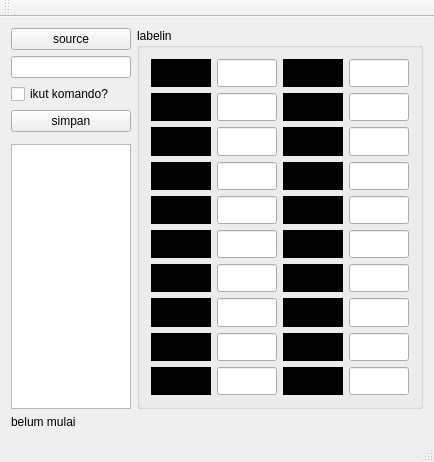
<?xml version="1.0" encoding="UTF-8"?>
<ui version="4.0">
 <class>MainWindow</class>
 <widget class="QMainWindow" name="MainWindow">
  <property name="geometry">
   <rect>
    <x>0</x>
    <y>0</y>
    <width>434</width>
    <height>462</height>
   </rect>
  </property>
  <property name="maximumSize">
   <size>
    <width>16777215</width>
    <height>16777215</height>
   </size>
  </property>
  <property name="windowTitle">
   <string>MainWindow</string>
  </property>
  <widget class="QWidget" name="centralWidget">
   <layout class="QGridLayout" name="gridLayout_3">
    <item row="0" column="1" rowspan="4">
     <widget class="QGroupBox" name="groupBox">
      <property name="title">
       <string>labelin</string>
      </property>
      <layout class="QGridLayout" name="gridLayout">
       <item row="0" column="0">
        <widget class="QLabel" name="label">
         <property name="minimumSize">
          <size>
           <width>60</width>
           <height>25</height>
          </size>
         </property>
         <property name="maximumSize">
          <size>
           <width>120</width>
           <height>50</height>
          </size>
         </property>
         <property name="styleSheet">
          <string notr="true">background-color: rgb(0, 0, 0);</string>
         </property>
         <property name="text">
          <string/>
         </property>
        </widget>
       </item>
       <item row="0" column="1">
        <widget class="QLineEdit" name="lineEdit">
         <property name="minimumSize">
          <size>
           <width>60</width>
           <height>25</height>
          </size>
         </property>
         <property name="maximumSize">
          <size>
           <width>120</width>
           <height>50</height>
          </size>
         </property>
         <property name="font">
          <font>
           <pointsize>11</pointsize>
           <weight>75</weight>
           <bold>true</bold>
          </font>
         </property>
        </widget>
       </item>
       <item row="0" column="2">
        <widget class="QLabel" name="label_16">
         <property name="minimumSize">
          <size>
           <width>60</width>
           <height>25</height>
          </size>
         </property>
         <property name="maximumSize">
          <size>
           <width>120</width>
           <height>50</height>
          </size>
         </property>
         <property name="styleSheet">
          <string notr="true">background-color: rgb(0, 0, 0);</string>
         </property>
         <property name="text">
          <string/>
         </property>
        </widget>
       </item>
       <item row="0" column="3">
        <widget class="QLineEdit" name="lineEdit_16">
         <property name="minimumSize">
          <size>
           <width>60</width>
           <height>25</height>
          </size>
         </property>
         <property name="maximumSize">
          <size>
           <width>120</width>
           <height>50</height>
          </size>
         </property>
         <property name="font">
          <font>
           <pointsize>11</pointsize>
           <weight>75</weight>
           <bold>true</bold>
          </font>
         </property>
        </widget>
       </item>
       <item row="1" column="0">
        <widget class="QLabel" name="label_2">
         <property name="minimumSize">
          <size>
           <width>60</width>
           <height>25</height>
          </size>
         </property>
         <property name="maximumSize">
          <size>
           <width>120</width>
           <height>50</height>
          </size>
         </property>
         <property name="styleSheet">
          <string notr="true">background-color: rgb(0, 0, 0);</string>
         </property>
         <property name="text">
          <string/>
         </property>
        </widget>
       </item>
       <item row="1" column="1">
        <widget class="QLineEdit" name="lineEdit_2">
         <property name="minimumSize">
          <size>
           <width>60</width>
           <height>25</height>
          </size>
         </property>
         <property name="maximumSize">
          <size>
           <width>120</width>
           <height>50</height>
          </size>
         </property>
         <property name="font">
          <font>
           <pointsize>11</pointsize>
           <weight>75</weight>
           <bold>true</bold>
          </font>
         </property>
        </widget>
       </item>
       <item row="1" column="2">
        <widget class="QLabel" name="label_12">
         <property name="minimumSize">
          <size>
           <width>60</width>
           <height>25</height>
          </size>
         </property>
         <property name="maximumSize">
          <size>
           <width>120</width>
           <height>50</height>
          </size>
         </property>
         <property name="styleSheet">
          <string notr="true">background-color: rgb(0, 0, 0);</string>
         </property>
         <property name="text">
          <string/>
         </property>
        </widget>
       </item>
       <item row="1" column="3">
        <widget class="QLineEdit" name="lineEdit_20">
         <property name="minimumSize">
          <size>
           <width>60</width>
           <height>25</height>
          </size>
         </property>
         <property name="maximumSize">
          <size>
           <width>120</width>
           <height>50</height>
          </size>
         </property>
         <property name="font">
          <font>
           <pointsize>11</pointsize>
           <weight>75</weight>
           <bold>true</bold>
          </font>
         </property>
        </widget>
       </item>
       <item row="2" column="0">
        <widget class="QLabel" name="label_3">
         <property name="minimumSize">
          <size>
           <width>60</width>
           <height>25</height>
          </size>
         </property>
         <property name="maximumSize">
          <size>
           <width>120</width>
           <height>50</height>
          </size>
         </property>
         <property name="styleSheet">
          <string notr="true">background-color: rgb(0, 0, 0);</string>
         </property>
         <property name="text">
          <string/>
         </property>
        </widget>
       </item>
       <item row="2" column="1">
        <widget class="QLineEdit" name="lineEdit_4">
         <property name="minimumSize">
          <size>
           <width>60</width>
           <height>25</height>
          </size>
         </property>
         <property name="maximumSize">
          <size>
           <width>120</width>
           <height>50</height>
          </size>
         </property>
         <property name="font">
          <font>
           <pointsize>11</pointsize>
           <weight>75</weight>
           <bold>true</bold>
          </font>
         </property>
        </widget>
       </item>
       <item row="2" column="2">
        <widget class="QLabel" name="label_13">
         <property name="minimumSize">
          <size>
           <width>60</width>
           <height>25</height>
          </size>
         </property>
         <property name="maximumSize">
          <size>
           <width>120</width>
           <height>50</height>
          </size>
         </property>
         <property name="styleSheet">
          <string notr="true">background-color: rgb(0, 0, 0);</string>
         </property>
         <property name="text">
          <string/>
         </property>
        </widget>
       </item>
       <item row="2" column="3">
        <widget class="QLineEdit" name="lineEdit_13">
         <property name="minimumSize">
          <size>
           <width>60</width>
           <height>25</height>
          </size>
         </property>
         <property name="maximumSize">
          <size>
           <width>120</width>
           <height>50</height>
          </size>
         </property>
         <property name="font">
          <font>
           <pointsize>11</pointsize>
           <weight>75</weight>
           <bold>true</bold>
          </font>
         </property>
        </widget>
       </item>
       <item row="3" column="0">
        <widget class="QLabel" name="label_4">
         <property name="minimumSize">
          <size>
           <width>60</width>
           <height>25</height>
          </size>
         </property>
         <property name="maximumSize">
          <size>
           <width>120</width>
           <height>50</height>
          </size>
         </property>
         <property name="styleSheet">
          <string notr="true">background-color: rgb(0, 0, 0);</string>
         </property>
         <property name="text">
          <string/>
         </property>
        </widget>
       </item>
       <item row="3" column="1">
        <widget class="QLineEdit" name="lineEdit_3">
         <property name="minimumSize">
          <size>
           <width>60</width>
           <height>25</height>
          </size>
         </property>
         <property name="maximumSize">
          <size>
           <width>120</width>
           <height>50</height>
          </size>
         </property>
         <property name="font">
          <font>
           <pointsize>11</pointsize>
           <weight>75</weight>
           <bold>true</bold>
          </font>
         </property>
        </widget>
       </item>
       <item row="3" column="2">
        <widget class="QLabel" name="label_18">
         <property name="minimumSize">
          <size>
           <width>60</width>
           <height>25</height>
          </size>
         </property>
         <property name="maximumSize">
          <size>
           <width>120</width>
           <height>50</height>
          </size>
         </property>
         <property name="styleSheet">
          <string notr="true">background-color: rgb(0, 0, 0);</string>
         </property>
         <property name="text">
          <string/>
         </property>
        </widget>
       </item>
       <item row="3" column="3">
        <widget class="QLineEdit" name="lineEdit_17">
         <property name="minimumSize">
          <size>
           <width>60</width>
           <height>25</height>
          </size>
         </property>
         <property name="maximumSize">
          <size>
           <width>120</width>
           <height>50</height>
          </size>
         </property>
         <property name="font">
          <font>
           <pointsize>11</pointsize>
           <weight>75</weight>
           <bold>true</bold>
          </font>
         </property>
        </widget>
       </item>
       <item row="4" column="0">
        <widget class="QLabel" name="label_5">
         <property name="minimumSize">
          <size>
           <width>60</width>
           <height>25</height>
          </size>
         </property>
         <property name="maximumSize">
          <size>
           <width>120</width>
           <height>50</height>
          </size>
         </property>
         <property name="styleSheet">
          <string notr="true">background-color: rgb(0, 0, 0);</string>
         </property>
         <property name="text">
          <string/>
         </property>
        </widget>
       </item>
       <item row="4" column="1">
        <widget class="QLineEdit" name="lineEdit_5">
         <property name="minimumSize">
          <size>
           <width>60</width>
           <height>25</height>
          </size>
         </property>
         <property name="maximumSize">
          <size>
           <width>120</width>
           <height>50</height>
          </size>
         </property>
         <property name="font">
          <font>
           <pointsize>11</pointsize>
           <weight>75</weight>
           <bold>true</bold>
          </font>
         </property>
        </widget>
       </item>
       <item row="4" column="2">
        <widget class="QLabel" name="label_17">
         <property name="minimumSize">
          <size>
           <width>60</width>
           <height>25</height>
          </size>
         </property>
         <property name="maximumSize">
          <size>
           <width>120</width>
           <height>50</height>
          </size>
         </property>
         <property name="styleSheet">
          <string notr="true">background-color: rgb(0, 0, 0);</string>
         </property>
         <property name="text">
          <string/>
         </property>
        </widget>
       </item>
       <item row="4" column="3">
        <widget class="QLineEdit" name="lineEdit_14">
         <property name="minimumSize">
          <size>
           <width>60</width>
           <height>25</height>
          </size>
         </property>
         <property name="maximumSize">
          <size>
           <width>120</width>
           <height>50</height>
          </size>
         </property>
         <property name="font">
          <font>
           <pointsize>11</pointsize>
           <weight>75</weight>
           <bold>true</bold>
          </font>
         </property>
        </widget>
       </item>
       <item row="5" column="0">
        <widget class="QLabel" name="label_6">
         <property name="minimumSize">
          <size>
           <width>60</width>
           <height>25</height>
          </size>
         </property>
         <property name="maximumSize">
          <size>
           <width>120</width>
           <height>50</height>
          </size>
         </property>
         <property name="styleSheet">
          <string notr="true">background-color: rgb(0, 0, 0);</string>
         </property>
         <property name="text">
          <string/>
         </property>
        </widget>
       </item>
       <item row="5" column="1">
        <widget class="QLineEdit" name="lineEdit_6">
         <property name="minimumSize">
          <size>
           <width>60</width>
           <height>25</height>
          </size>
         </property>
         <property name="maximumSize">
          <size>
           <width>120</width>
           <height>50</height>
          </size>
         </property>
         <property name="font">
          <font>
           <pointsize>11</pointsize>
           <weight>75</weight>
           <bold>true</bold>
          </font>
         </property>
        </widget>
       </item>
       <item row="5" column="2">
        <widget class="QLabel" name="label_19">
         <property name="minimumSize">
          <size>
           <width>60</width>
           <height>25</height>
          </size>
         </property>
         <property name="maximumSize">
          <size>
           <width>120</width>
           <height>50</height>
          </size>
         </property>
         <property name="styleSheet">
          <string notr="true">background-color: rgb(0, 0, 0);</string>
         </property>
         <property name="text">
          <string/>
         </property>
        </widget>
       </item>
       <item row="5" column="3">
        <widget class="QLineEdit" name="lineEdit_15">
         <property name="minimumSize">
          <size>
           <width>60</width>
           <height>25</height>
          </size>
         </property>
         <property name="maximumSize">
          <size>
           <width>120</width>
           <height>50</height>
          </size>
         </property>
         <property name="font">
          <font>
           <pointsize>11</pointsize>
           <weight>75</weight>
           <bold>true</bold>
          </font>
         </property>
        </widget>
       </item>
       <item row="6" column="0">
        <widget class="QLabel" name="label_7">
         <property name="minimumSize">
          <size>
           <width>60</width>
           <height>25</height>
          </size>
         </property>
         <property name="maximumSize">
          <size>
           <width>120</width>
           <height>50</height>
          </size>
         </property>
         <property name="styleSheet">
          <string notr="true">background-color: rgb(0, 0, 0);</string>
         </property>
         <property name="text">
          <string/>
         </property>
        </widget>
       </item>
       <item row="6" column="1">
        <widget class="QLineEdit" name="lineEdit_7">
         <property name="minimumSize">
          <size>
           <width>60</width>
           <height>25</height>
          </size>
         </property>
         <property name="maximumSize">
          <size>
           <width>120</width>
           <height>50</height>
          </size>
         </property>
         <property name="font">
          <font>
           <pointsize>11</pointsize>
           <weight>75</weight>
           <bold>true</bold>
          </font>
         </property>
        </widget>
       </item>
       <item row="6" column="2">
        <widget class="QLabel" name="label_11">
         <property name="minimumSize">
          <size>
           <width>60</width>
           <height>25</height>
          </size>
         </property>
         <property name="maximumSize">
          <size>
           <width>120</width>
           <height>50</height>
          </size>
         </property>
         <property name="styleSheet">
          <string notr="true">background-color: rgb(0, 0, 0);</string>
         </property>
         <property name="text">
          <string/>
         </property>
        </widget>
       </item>
       <item row="6" column="3">
        <widget class="QLineEdit" name="lineEdit_11">
         <property name="minimumSize">
          <size>
           <width>60</width>
           <height>25</height>
          </size>
         </property>
         <property name="maximumSize">
          <size>
           <width>120</width>
           <height>50</height>
          </size>
         </property>
         <property name="font">
          <font>
           <pointsize>11</pointsize>
           <weight>75</weight>
           <bold>true</bold>
          </font>
         </property>
        </widget>
       </item>
       <item row="7" column="0">
        <widget class="QLabel" name="label_8">
         <property name="minimumSize">
          <size>
           <width>60</width>
           <height>25</height>
          </size>
         </property>
         <property name="maximumSize">
          <size>
           <width>120</width>
           <height>50</height>
          </size>
         </property>
         <property name="styleSheet">
          <string notr="true">background-color: rgb(0, 0, 0);</string>
         </property>
         <property name="text">
          <string/>
         </property>
        </widget>
       </item>
       <item row="7" column="1">
        <widget class="QLineEdit" name="lineEdit_8">
         <property name="minimumSize">
          <size>
           <width>60</width>
           <height>25</height>
          </size>
         </property>
         <property name="maximumSize">
          <size>
           <width>120</width>
           <height>50</height>
          </size>
         </property>
         <property name="font">
          <font>
           <pointsize>11</pointsize>
           <weight>75</weight>
           <bold>true</bold>
          </font>
         </property>
        </widget>
       </item>
       <item row="7" column="2">
        <widget class="QLabel" name="label_15">
         <property name="minimumSize">
          <size>
           <width>60</width>
           <height>25</height>
          </size>
         </property>
         <property name="maximumSize">
          <size>
           <width>120</width>
           <height>50</height>
          </size>
         </property>
         <property name="styleSheet">
          <string notr="true">background-color: rgb(0, 0, 0);</string>
         </property>
         <property name="text">
          <string/>
         </property>
        </widget>
       </item>
       <item row="7" column="3">
        <widget class="QLineEdit" name="lineEdit_19">
         <property name="minimumSize">
          <size>
           <width>60</width>
           <height>25</height>
          </size>
         </property>
         <property name="maximumSize">
          <size>
           <width>120</width>
           <height>50</height>
          </size>
         </property>
         <property name="font">
          <font>
           <pointsize>11</pointsize>
           <weight>75</weight>
           <bold>true</bold>
          </font>
         </property>
        </widget>
       </item>
       <item row="8" column="0">
        <widget class="QLabel" name="label_9">
         <property name="minimumSize">
          <size>
           <width>60</width>
           <height>25</height>
          </size>
         </property>
         <property name="maximumSize">
          <size>
           <width>120</width>
           <height>50</height>
          </size>
         </property>
         <property name="styleSheet">
          <string notr="true">background-color: rgb(0, 0, 0);</string>
         </property>
         <property name="text">
          <string/>
         </property>
        </widget>
       </item>
       <item row="8" column="1">
        <widget class="QLineEdit" name="lineEdit_10">
         <property name="minimumSize">
          <size>
           <width>60</width>
           <height>25</height>
          </size>
         </property>
         <property name="maximumSize">
          <size>
           <width>120</width>
           <height>50</height>
          </size>
         </property>
         <property name="font">
          <font>
           <pointsize>11</pointsize>
           <weight>75</weight>
           <bold>true</bold>
          </font>
         </property>
        </widget>
       </item>
       <item row="8" column="2">
        <widget class="QLabel" name="label_20">
         <property name="minimumSize">
          <size>
           <width>60</width>
           <height>25</height>
          </size>
         </property>
         <property name="maximumSize">
          <size>
           <width>120</width>
           <height>50</height>
          </size>
         </property>
         <property name="styleSheet">
          <string notr="true">background-color: rgb(0, 0, 0);</string>
         </property>
         <property name="text">
          <string/>
         </property>
        </widget>
       </item>
       <item row="8" column="3">
        <widget class="QLineEdit" name="lineEdit_12">
         <property name="minimumSize">
          <size>
           <width>60</width>
           <height>25</height>
          </size>
         </property>
         <property name="maximumSize">
          <size>
           <width>120</width>
           <height>50</height>
          </size>
         </property>
         <property name="font">
          <font>
           <pointsize>11</pointsize>
           <weight>75</weight>
           <bold>true</bold>
          </font>
         </property>
        </widget>
       </item>
       <item row="9" column="0">
        <widget class="QLabel" name="label_10">
         <property name="minimumSize">
          <size>
           <width>60</width>
           <height>25</height>
          </size>
         </property>
         <property name="maximumSize">
          <size>
           <width>120</width>
           <height>50</height>
          </size>
         </property>
         <property name="styleSheet">
          <string notr="true">background-color: rgb(0, 0, 0);</string>
         </property>
         <property name="text">
          <string/>
         </property>
        </widget>
       </item>
       <item row="9" column="1">
        <widget class="QLineEdit" name="lineEdit_9">
         <property name="minimumSize">
          <size>
           <width>60</width>
           <height>25</height>
          </size>
         </property>
         <property name="maximumSize">
          <size>
           <width>120</width>
           <height>50</height>
          </size>
         </property>
         <property name="font">
          <font>
           <pointsize>11</pointsize>
           <weight>75</weight>
           <bold>true</bold>
          </font>
         </property>
        </widget>
       </item>
       <item row="9" column="2">
        <widget class="QLabel" name="label_14">
         <property name="minimumSize">
          <size>
           <width>60</width>
           <height>25</height>
          </size>
         </property>
         <property name="maximumSize">
          <size>
           <width>120</width>
           <height>50</height>
          </size>
         </property>
         <property name="styleSheet">
          <string notr="true">background-color: rgb(0, 0, 0);</string>
         </property>
         <property name="text">
          <string/>
         </property>
        </widget>
       </item>
       <item row="9" column="3">
        <widget class="QLineEdit" name="lineEdit_18">
         <property name="minimumSize">
          <size>
           <width>60</width>
           <height>25</height>
          </size>
         </property>
         <property name="maximumSize">
          <size>
           <width>120</width>
           <height>50</height>
          </size>
         </property>
         <property name="font">
          <font>
           <pointsize>11</pointsize>
           <weight>75</weight>
           <bold>true</bold>
          </font>
         </property>
        </widget>
       </item>
      </layout>
     </widget>
    </item>
    <item row="0" column="0">
     <layout class="QGridLayout" name="gridLayout_2">
      <item row="0" column="0">
       <widget class="QPushButton" name="pushButton">
        <property name="text">
         <string>source</string>
        </property>
       </widget>
      </item>
      <item row="2" column="0">
       <widget class="QCheckBox" name="checkBox">
        <property name="text">
         <string>ikut komando?</string>
        </property>
       </widget>
      </item>
      <item row="1" column="0">
       <widget class="QLineEdit" name="line_source"/>
      </item>
     </layout>
    </item>
    <item row="1" column="0">
     <widget class="QPushButton" name="pushButton_2">
      <property name="text">
       <string>simpan</string>
      </property>
     </widget>
    </item>
    <item row="3" column="0">
     <widget class="QListWidget" name="listWidget"/>
    </item>
    <item row="4" column="0">
     <widget class="QLabel" name="label_total">
      <property name="text">
       <string>belum mulai</string>
      </property>
     </widget>
    </item>
   </layout>
  </widget>
  <widget class="QMenuBar" name="menuBar">
   <property name="geometry">
    <rect>
     <x>0</x>
     <y>0</y>
     <width>434</width>
     <height>18</height>
    </rect>
   </property>
  </widget>
  <widget class="QToolBar" name="mainToolBar">
   <attribute name="toolBarArea">
    <enum>TopToolBarArea</enum>
   </attribute>
   <attribute name="toolBarBreak">
    <bool>false</bool>
   </attribute>
  </widget>
  <widget class="QStatusBar" name="statusBar"/>
 </widget>
 <layoutdefault spacing="6" margin="11"/>
 <resources/>
 <connections/>
</ui>
